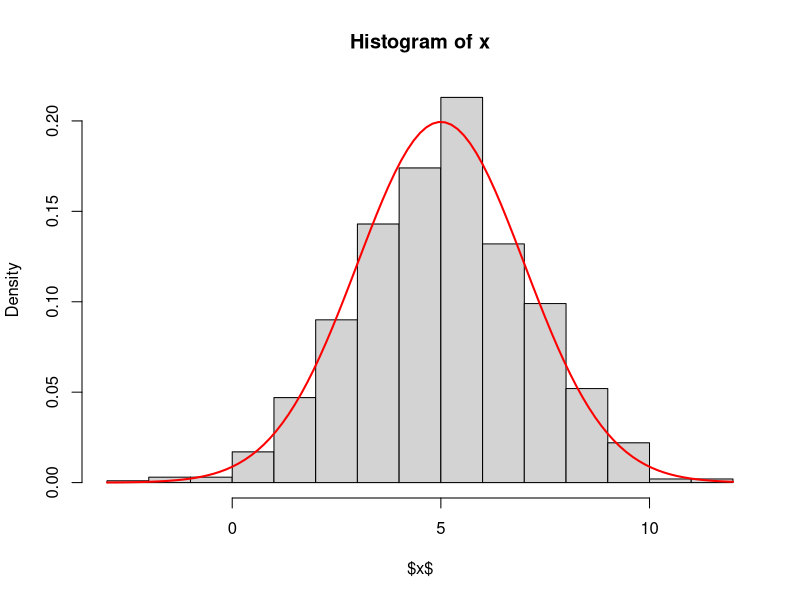
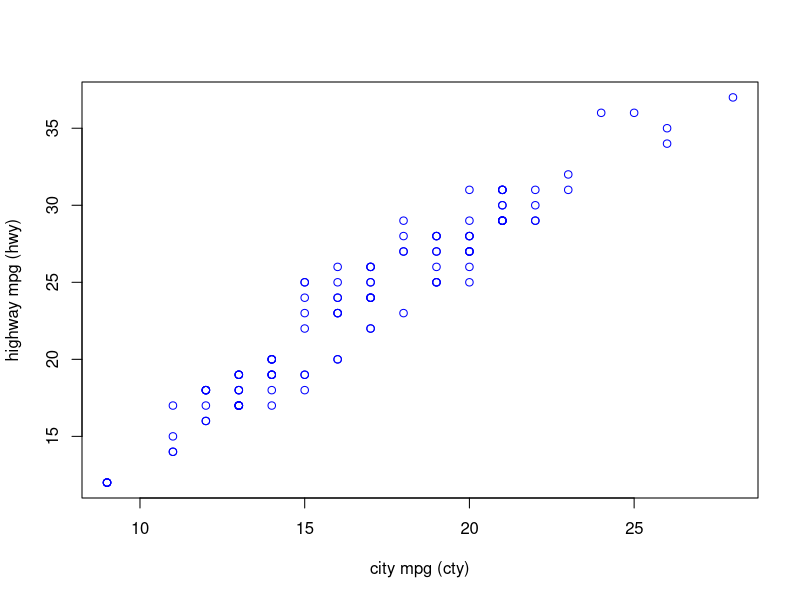
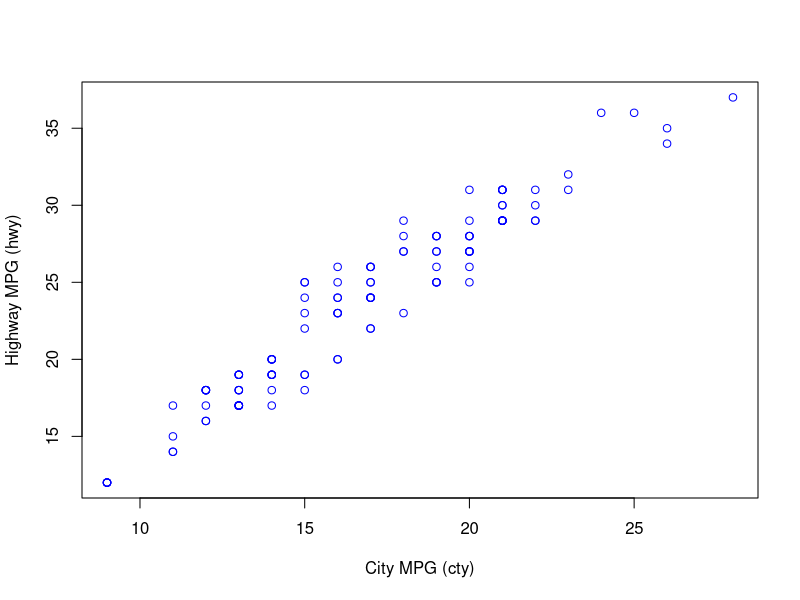
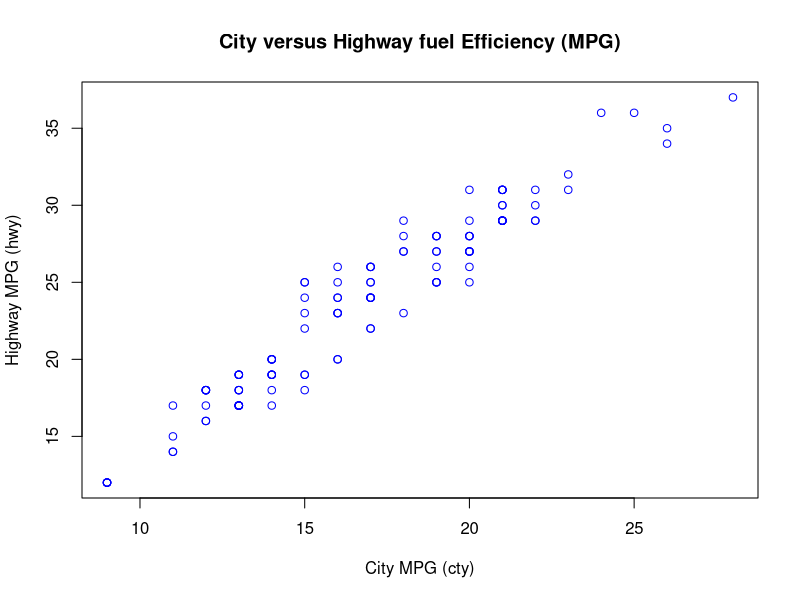
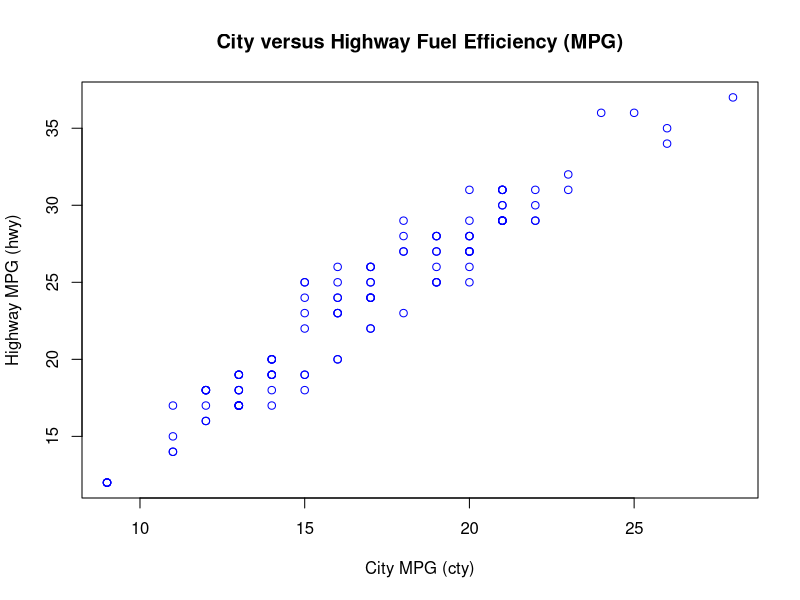

The R source for these figures, in order:
## ---- chunk 1
#| label: setup 
#| include: FALSE

library(ggplot2)
library(dplyr)

# Default figure size for PDF output
knitr::opts_chunk$set(fig.width = 6, fig.height = 4)

set.seed(42)

## ---- chunk 2
  n <- 1000
## ---- chunk 3
   k <- n/2
   u1 <- runif(k, min = 0, max = 1)
   u2 <- runif(k, min = 0, max = 1)
## ---- chunk 4
z1 <- sqrt(-2*log(u1))*cos(2*pi*u2)

z2 <- sqrt(-2*log(u1))*sin(2*pi*u2)
## ---- chunk 5
z <- c(z1, z2)
## ---- chunk 6
 mu   <- 5

 sigma <- 2
## ---- chunk 7
 x <- mu + sigma * z
## ---- chunk 8
 mean(x)
 sd(x)
## ---- chunk 9
 hist(x,freq = FALSE,ylab = "Density", xlab = "$x$")    
 curve(dnorm(x, mean = mu , sd = sigma ), col = "red" , lwd = 2 , add = TRUE) 
## ---- chunk 10
#| label: tbl-hlth
#| eval: true
#| echo: false
#| tbl-cap: "Total health expenditure by use of funds, in millions of current dollars, Canada, 1975 to 2022 (Source: CIHI National Health Expenditure Trends)"
cihi <- read.csv("hlthexp.csv")

df <- data.frame(Year = cihi$Year,
                 Hospitals = cihi$Hospitals,
                 Physicians = cihi$Physicians,
                 "Other Services" = cihi$Other.Institutions,
                 Dental = cihi$Other.Professionals..Dental.Services,
                 Vision = cihi$Other.Professionals..Vision.Care.Services,
                 "Other Professionals" = cihi$Other.Professionals..Other.Services,
                 check.names = FALSE)

knitr::kable(df, 
             align = c(rep('c',7)),
             format.args = list(big.mark = ","))
## ---- chunk 11
      read.csv("hlthexp.csv")
     
      df <- (read.csv("hlthexp.csv"))
## ---- chunk 12
  any(is.na(df$Hospitals))
## ---- chunk 13
df$TotalOtherServices <- df$"Other.Professionals..Dental.Services"  +     
 df$"Other.Professionals..Vision.Care.Services" +  df$"Total.Other.Professionals"  
## ---- chunk 14
df <- data.frame(df, Prescription.Drugs = df$Prescribed.Drugs)

## ---- chunk 15
df$Hospitals[df$Year == 1983]
## ---- chunk 16
df[df$Year %in% 2012:2022, ]
## ---- chunk 17
library(ggplot2)
mpg <- ggplot2 ::mpg
## ---- chunk 18
 mpg_2008 <- subset(mpg, year == 2008)
## ---- chunk 19
  min(mpg_2008$cty, na.rm = TRUE)
  max(mpg_2008$cty, na.rm = TRUE)
## ---- chunk 20
  sum(mpg_2008$cty) / length(mpg_2008$cty)
## ---- chunk 21
  mean(mpg_2008$cty)
## ---- chunk 22
 library(ggplot2)
 df <- mpg
 df_2008 <- subset(df, year == 2008)
 df$compact <- ifelse(df$class == "compact", 1, 0)

## ---- chunk 23
  mean(df$compact)
## ---- chunk 24
  plot(df_2008$cty, df_2008$hwy, xlab = "city mpg (cty)" , ylab = "highway mpg (hwy)",col ="blue" )
## ---- chunk 25
 plot(df_2008$cty, df_2008$hwy, xlab = "City MPG (cty)" , ylab = "Highway MPG (hwy)" , col = "blue")
## ---- chunk 26
   plot(df_2008$cty, df_2008$hwy,
     xlab = "City MPG (cty)",
     ylab = "Highway MPG (hwy)",
     main = "City versus Highway fuel Efficiency (MPG)", ,col = "blue")
## ---- chunk 27
#| eval: true
#| label: fig-1

plot(df_2008$cty, df_2008$hwy,
     xlab = "City MPG (cty)",
     ylab = "Highway MPG (hwy)",
     main = "City versus Highway Fuel Efficiency (MPG)",
     col = "blue")

